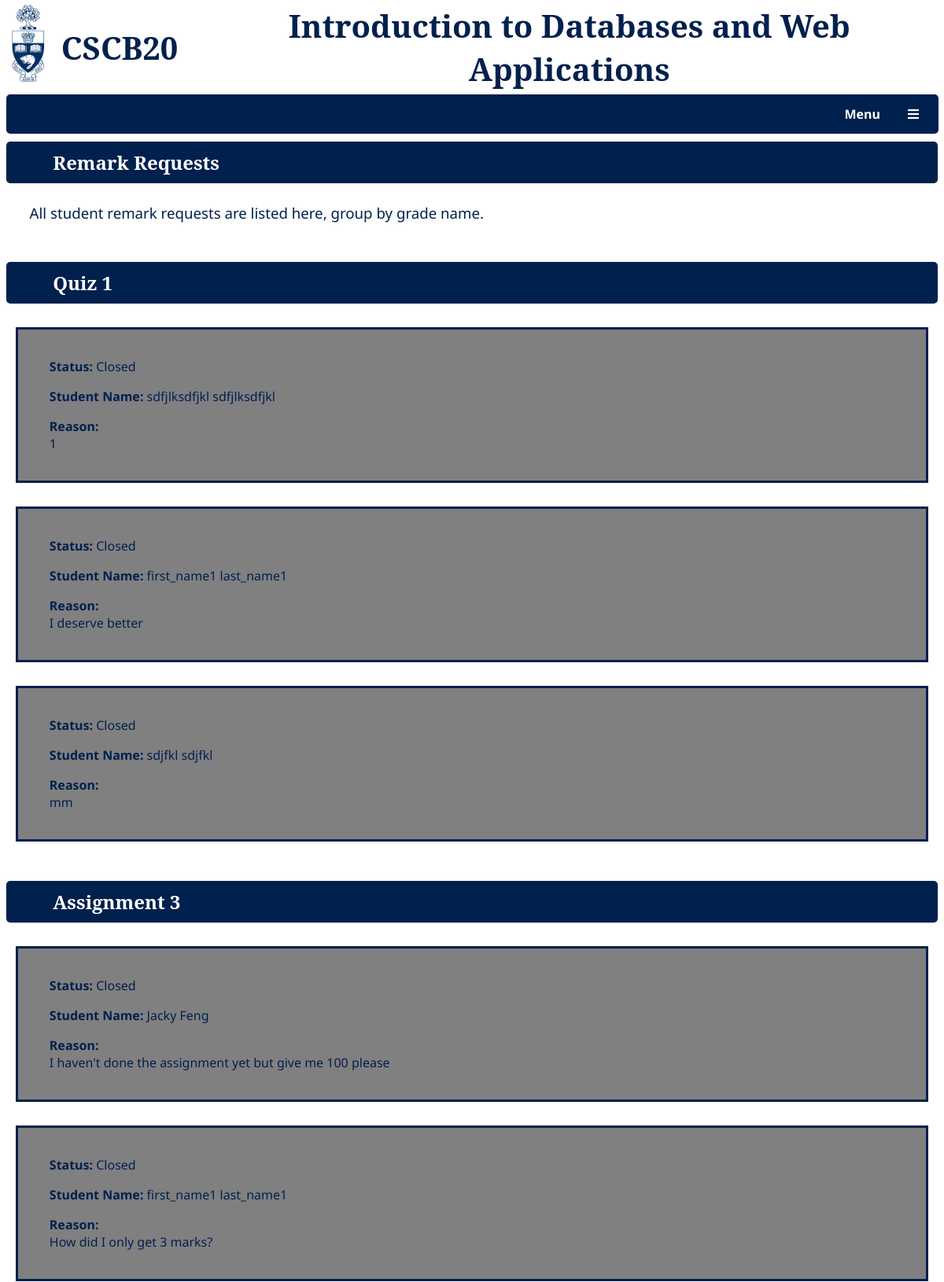
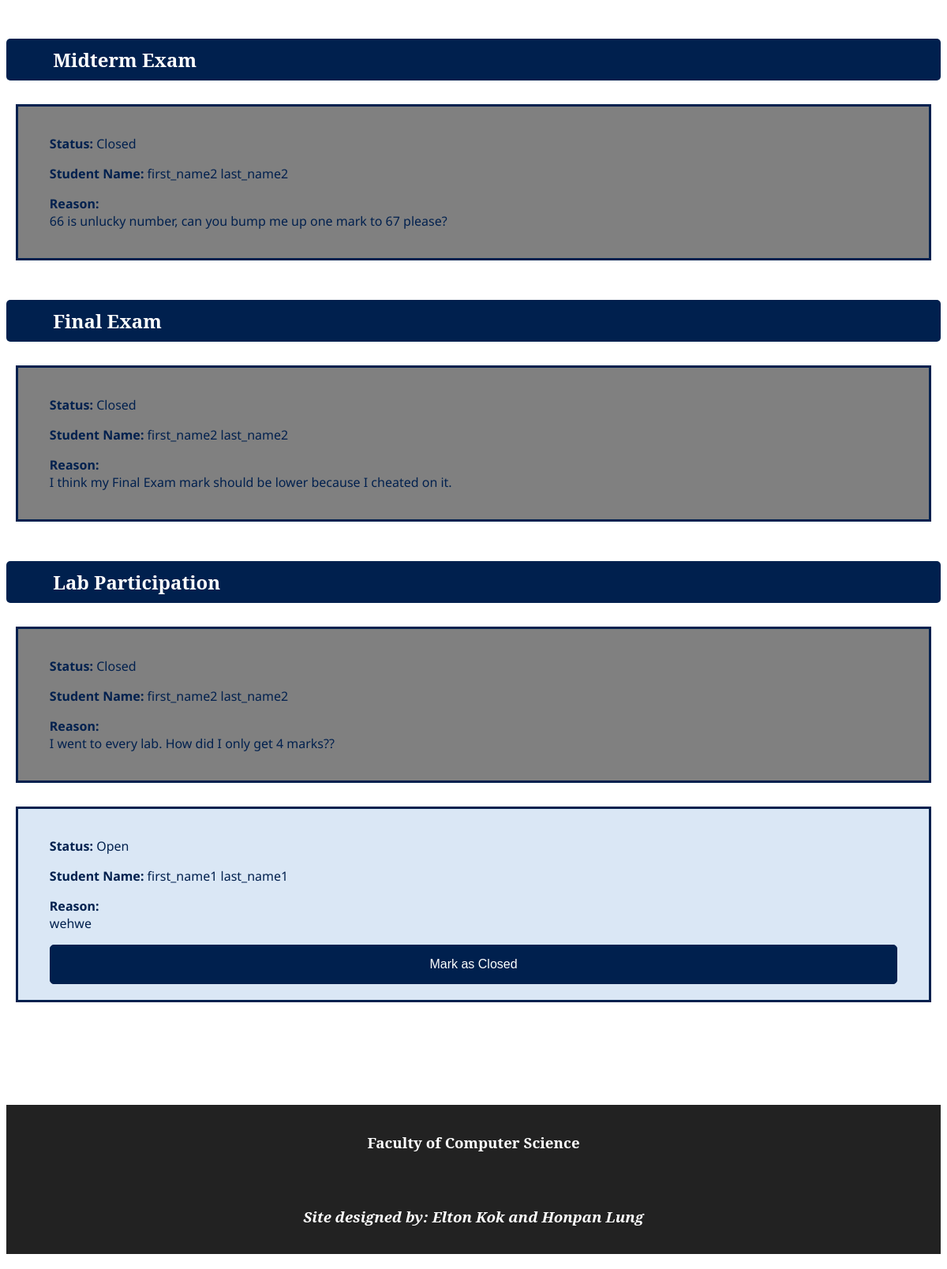
The page /allremarkrequests (signed in) on the database its author committed (2 pictures, top to bottom).
### tables this page shows
CREATE TABLE "pretty_grades" (
	"db_name"	TEXT,
	"pretty_name"	INTEGER,
	PRIMARY KEY("db_name")
);

CREATE TABLE "remark_request" (
	"uid"	INTEGER,
	"grade_name"	TEXT NOT NULL,
	"reason"	TEXT NOT NULL,
	"closed"	INTEGER,
	PRIMARY KEY("grade_name","uid")
);

### app.py (the view)
@app.route('/allremarkrequests')
def allstudentremarkrequests():
    sql = """
    SELECT *
    FROM remark_request
    """
    grade_names = get_pretty_grade()
    remark_requests = dict()
    for key in grade_names.keys():
        group_by_uid = dict()
        for item in db.engine.execute(text(sql)):
            if item[1] == key:
                if item[3] == 1:
                    status = 'Closed'
                else:
                    status = 'Open'
                group_by_uid[item[0]] = [get_fullname_by_uid(item[0]), item[2], status]
        if len(group_by_uid) > 0:
            remark_requests[key] = group_by_uid
    return render_template('allremarkrequests.html', remark_requests=remark_requests, pretty_names=grade_names)

### app.py (called while the page is built)
def get_pretty_grade():
    sql = """
    SELECT *
    FROM pretty_grades"""
    pretty_grade_obj = db.engine.execute(text(sql))
    pretty_grade = dict()
    for result in pretty_grade_obj:
        pretty_grade[result[0]] = result[1]
    return pretty_grade

def get_fullname_by_uid(uid):
    sql = """
    SELECT first_name, last_name
    FROM users
    WHERE uid == {}""".format(uid)
    fullname_obj = db.engine.execute(text(sql))
    fullname = str()
    for item in fullname_obj:
        fullname = item[0] + ' ' + item[1]
    return fullname

### templates/allremarkrequests.html (shortened to what this page needs)
{% if session['user_type'] == "instructor" %}
{% extends 'base.html' %}
{% block customcss %}
<link rel="stylesheet" href="static/stylesheet/feedback.css">
<link rel="stylesheet" href="static/stylesheet/remarkrequest.css">
{% endblock %}
{% block content%}
<div class="content">
    <div class="subheadings" id="all_student_remark_requests">
        <h2>Remark Requests</h2>
        <h4>All student remark requests are listed here, group by grade name.</h4>
        </div>
    {% for grade_name in remark_requests %}
    <div class="subheadings">
            <h2>{{pretty_names[grade_name]}}</h2>
            </div>
        {% for key in remark_requests[grade_name] %}
        <div class="block-content status-{{remark_requests[grade_name][key][2]}}">
            <p><b>Status:</b> {{remark_requests[grade_name][key][2]}}</p>
            <p class="fullname"><b>Student Name:</b> {{remark_requests[grade_name][key][0]}}</p>
            <p class="{{grade_name}}" id="{{key}}"><b>Reason:</b> <br> {{remark_requests[grade_name][key][1]}}</p>
            {% if remark_requests[grade_name][key][2] == 'Open' %}
                <input type="submit" value="Mark as Closed" class="mark_as_closed_btn" id="{{key}},{{grade_name}}"></input>
            {% endif %}
            </div>
        {% endfor %}
    {% endfor %}
</div>
{% endblock %}
{% elif session['user_type'] == "student" %}
{% extends 'redirect.grade.html' %}
{% else %}
{% extends 'redirect.home.html' %}
{% endif %}

### static/stylesheet/header+footer.css (style rules this page uses)
body { font-family: "Noto Sans", sans-serif; color: #00204E; }
.content { margin-top: 180px; padding-bottom: 100px; }

### static/stylesheet/subheading+blocks.css (style rules this page uses)
.subheadings h2 { background-color: #00204E; color: #ffffff; font-family: "Noto Serif", serif; padding-left: 5%; padding-top: 10px; padding-bottom: 10px; border-radius: 5px; margin-top: 50px; font-weight: bold; }
.subheadings h4 { padding-left: 2.5%; font-style: normal; font-weight: normal; font-size: 14pt; }
.block-content { border: 3px solid #00204E; margin: 30px 1%; padding: 20px 40px; background-color: rgb(218, 231, 245); transition: 0.5s ease-in-out; }

### static/stylesheet/feedback.css (style rules this page uses)
input[type=submit] { height: 50px; width: 15%; background-color: #00204E; border: 1px solid #00204E; border-radius: 5px; cursor: pointer; color: #ffffff; font-family: sans-serif; font-size: 16px; }
@media (max-aspect-ratio: 99/100) { input[type=submit] { width: 100%; } }

### static/stylesheet/remarkrequest.css (style rules this page uses)
.status-Closed { background-color: grey; }

### rows shown on the page
pretty_grades: pretty_name "Quiz 1", remark_requests "Closed" "Closed" "Closed", remark_requests "sdfjlksdfjkl sdfjlksdfjkl" "sdjfkl sdjfkl", remark_requests "1"
remark_request: uid "first_name1 last_name1", reason "I deserve better"
remark_request: reason "mm"
pretty_grades: pretty_name "Assignment 3", remark_requests "Closed" "Closed", remark_requests "Jacky Feng"
remark_request: reason "I haven't done the assignment yet but give me 100 please"
remark_request: uid "first_name1 last_name1", reason "How did I only get 3 marks?"
pretty_grades: db_name+pretty_name "Midterm Exam", remark_requests "Closed"
remark_request: uid "first_name2 last_name2", reason "66 is unlucky number, can you bump me up one mark to 67 please?"
pretty_grades: pretty_name "Final Exam", remark_requests "Closed"
remark_request: uid "first_name2 last_name2", reason "I think my Final Exam mark should be lower because I cheated on it."
pretty_grades: pretty_name "Lab Participation", remark_requests "Closed" "Open"
remark_request: uid "first_name2 last_name2", reason "I went to every lab. How did I only get 4 marks??"
remark_request: uid "first_name1 last_name1", reason "wehwe"
